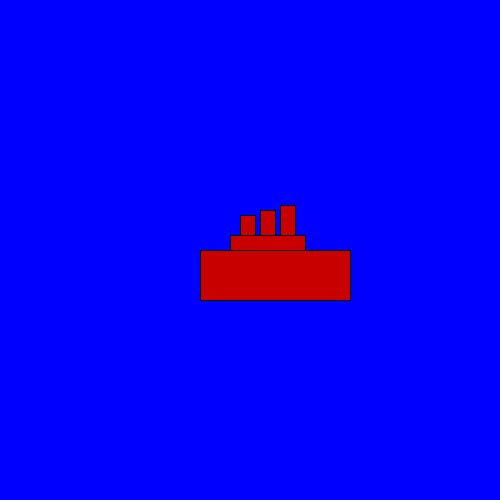
Frame 1 (no input)
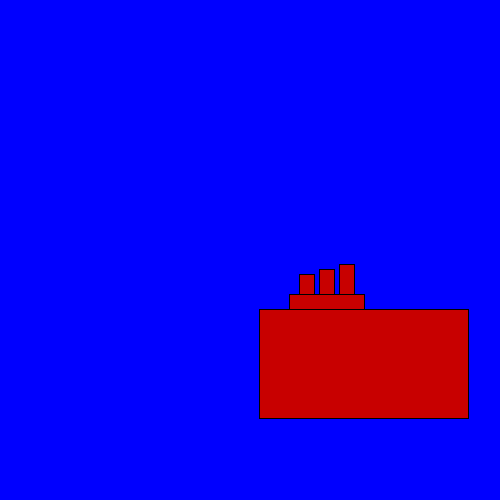
Frame 60 (the mouse pressed at the canvas centre just before this capture)
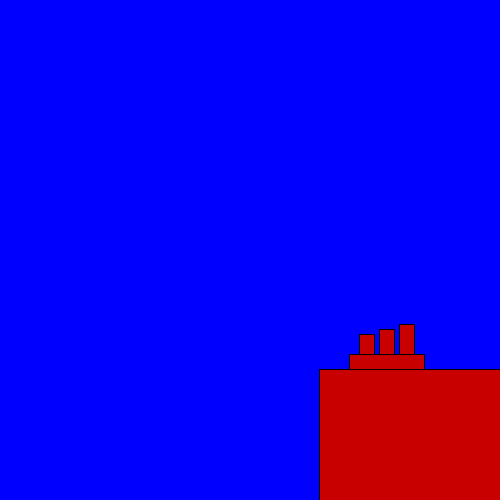
Frame 120 (the mouse held since frame 60 and released just before this capture)

The Processing sketch that drew these frames (run headless with seeded random() and noise(); from frame 60 on, the mouse is pressed at the canvas centre):

// Processing sketch: car
// ── car.pde
void setup () {
  size(500,500);
  
}

int x=200;
int y=200;



void draw () {
    background (0,0,1000000000); //lol doesn't go further =)
  fill (200,0,0);
  rect (x,x+50,x-50,x-150);
  rect (x+30,x+35,y-125,y-185);
  rect (x+40,x+15,y-185,y-180);
  rect (x+60,x+10,y-185,y-175);
  rect (x+80,x+5,y-185,y-170);
  x=x+1;
}
